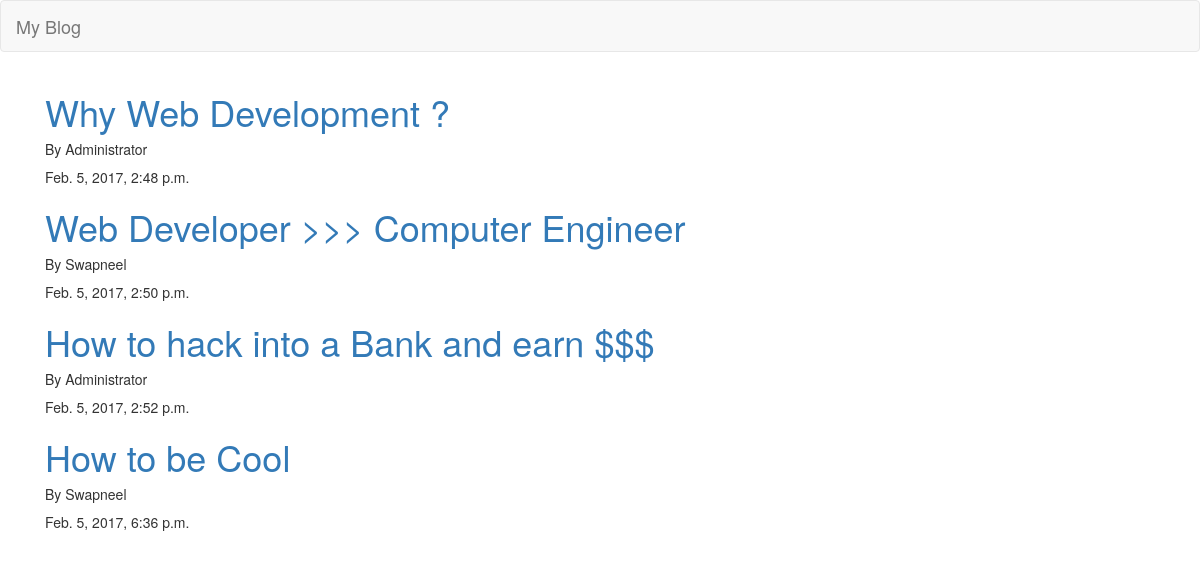
The app's page /posts/, older data.
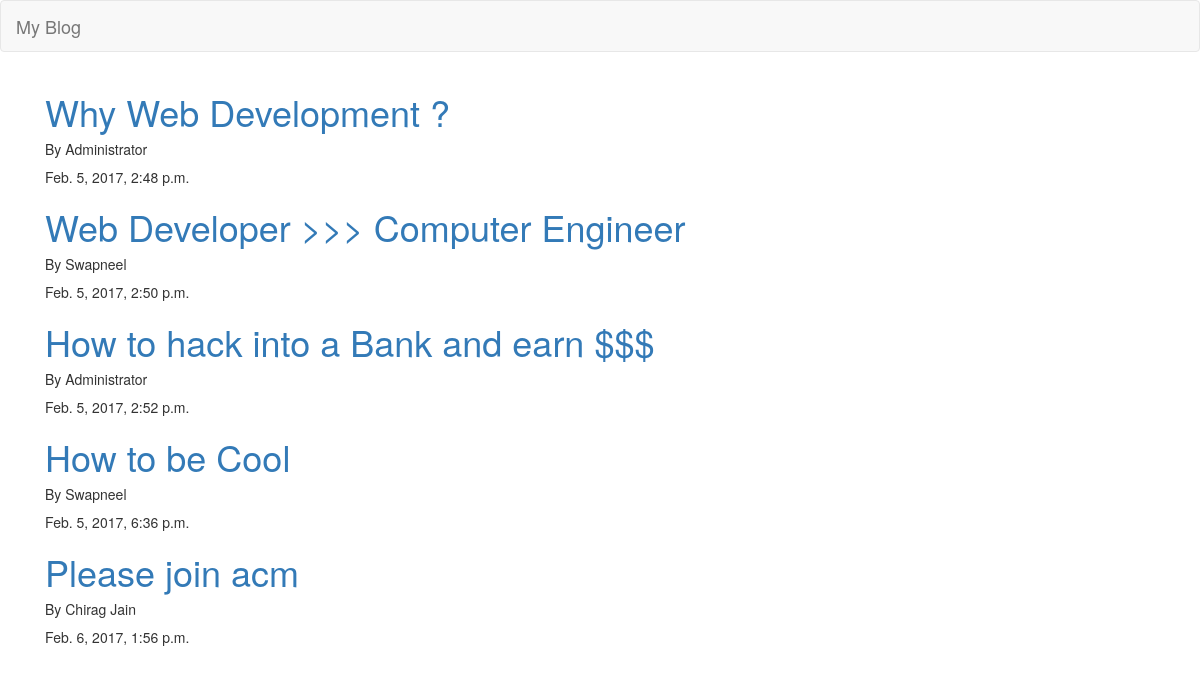
The same page, newer data.
### blog/models.py (models this page shows, shortened)
class Post(models.Model):
    author = models.ForeignKey(User)
    title = models.CharField(max_length=80)
    text = models.TextField()
    created_date = models.DateTimeField(auto_now_add=True)

### blog/views.py (the view)
# urls.py: url(r'^posts/$', views.posts),
def posts(request):
    posts = Post.objects.order_by('created_date')
    return render(request, 'post_list.html', {'posts':posts,})

### blog/templates/post_list.html
{% extends "base.html" %}
{% block content %}
    {% for post in posts %}
        <div class="post">
            <h1><a href="/post_detail/{{post.id}}">{{ post.title }} </a></h1>
            <h5>By {{post.author.first_name}}</h5>
                <p>{{ post.created_date }}</p>
        </div>
    {% endfor %}
{% endblock content %}

Row changes from the older to the newer data that the page shows:
added Post: title "Please join acm", author.first_name "Chirag Jain", created_date "Feb. 6, 2017, 1:56 p.m."
